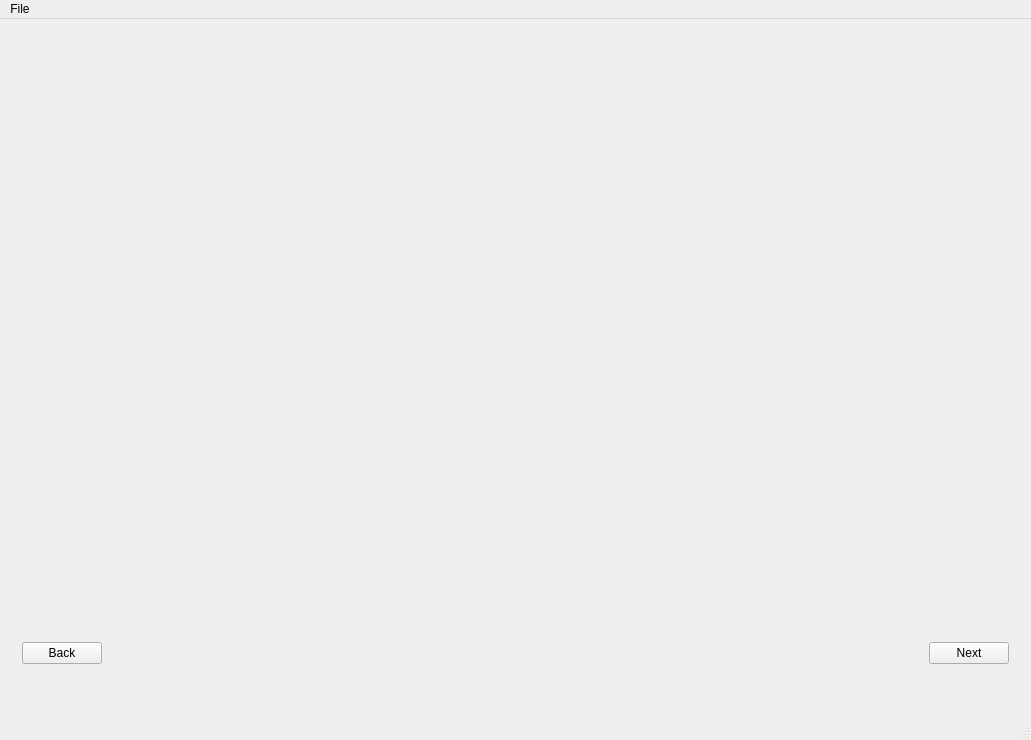
<?xml version="1.0" encoding="UTF-8"?>
<ui version="4.0">
 <class>MainWindow</class>
 <widget class="QMainWindow" name="MainWindow">
  <property name="geometry">
   <rect>
    <x>0</x>
    <y>0</y>
    <width>1031</width>
    <height>740</height>
   </rect>
  </property>
  <property name="windowTitle">
   <string>OneArmPhaseTwoStudy_GUI</string>
  </property>
  <widget class="QWidget" name="centralWidget">
   <layout class="QVBoxLayout" name="verticalLayout_3">
    <item>
     <widget class="NewStudyFirstPage" name="w_newSturyFirstPage" native="true"/>
    </item>
    <item>
     <widget class="DesignPage" name="w_SolutionStrategie" native="true"/>
    </item>
    <item>
     <widget class="NewStudyOverviewPage" name="w_Overview" native="true"/>
    </item>
    <item>
     <widget class="StudyProgressPage" name="w_studyProgress" native="true"/>
    </item>
    <item>
     <widget class="StudyEvaluationPage" name="w_studyResults" native="true"/>
    </item>
    <item>
     <widget class="QWidget" name="w_WindowBottom" native="true">
      <layout class="QGridLayout" name="gridLayout_6">
       <item row="1" column="1">
        <spacer name="horizontalSpacer">
         <property name="orientation">
          <enum>Qt::Horizontal</enum>
         </property>
         <property name="sizeHint" stdset="0">
          <size>
           <width>40</width>
           <height>20</height>
          </size>
         </property>
        </spacer>
       </item>
       <item row="1" column="2">
        <widget class="QPushButton" name="pB_Next">
         <property name="text">
          <string>Next</string>
         </property>
        </widget>
       </item>
       <item row="1" column="0">
        <widget class="QPushButton" name="pB_Back">
         <property name="text">
          <string>Back</string>
         </property>
        </widget>
       </item>
      </layout>
     </widget>
    </item>
   </layout>
  </widget>
  <widget class="QMenuBar" name="menuBar">
   <property name="geometry">
    <rect>
     <x>0</x>
     <y>0</y>
     <width>1031</width>
     <height>21</height>
    </rect>
   </property>
   <widget class="QMenu" name="menuDatei">
    <property name="title">
     <string>File</string>
    </property>
    <addaction name="separator"/>
    <addaction name="actionCreate_new_Study"/>
    <addaction name="actionSave_Study"/>
    <addaction name="actionSave_as"/>
    <addaction name="actionOpen_existing_Study"/>
    <addaction name="actionQuit"/>
   </widget>
   <addaction name="menuDatei"/>
  </widget>
  <widget class="QStatusBar" name="statusBar"/>
  <action name="actionCreate_new_Study">
   <property name="text">
    <string>Create new study</string>
   </property>
  </action>
  <action name="actionOpen_existing_Study">
   <property name="text">
    <string>Open existing study</string>
   </property>
  </action>
  <action name="actionSave_Study">
   <property name="enabled">
    <bool>false</bool>
   </property>
   <property name="text">
    <string>Save</string>
   </property>
  </action>
  <action name="actionShow_Details">
   <property name="enabled">
    <bool>false</bool>
   </property>
   <property name="text">
    <string>Show Details</string>
   </property>
  </action>
  <action name="actionQuit">
   <property name="text">
    <string>Quit</string>
   </property>
  </action>
  <action name="actionSave_as">
   <property name="enabled">
    <bool>false</bool>
   </property>
   <property name="text">
    <string>Save as</string>
   </property>
  </action>
 </widget>
 <layoutdefault spacing="6" margin="11"/>
 <customwidgets>
  <customwidget>
   <class>NewStudyFirstPage</class>
   <extends>QWidget</extends>
   <header location="global">newstudyfirstpage.h</header>
   <container>1</container>
  </customwidget>
  <customwidget>
   <class>NewStudyOverviewPage</class>
   <extends>QWidget</extends>
   <header location="global">newstudyoverview.h</header>
   <container>1</container>
  </customwidget>
  <customwidget>
   <class>StudyProgressPage</class>
   <extends>QWidget</extends>
   <header location="global">studyprogresspage.h</header>
   <container>1</container>
  </customwidget>
  <customwidget>
   <class>StudyEvaluationPage</class>
   <extends>QWidget</extends>
   <header location="global">studyevaluationpage.h</header>
   <container>1</container>
  </customwidget>
  <customwidget>
   <class>DesignPage</class>
   <extends>QWidget</extends>
   <header location="global">designpage.h</header>
   <container>1</container>
  </customwidget>
 </customwidgets>
 <resources/>
 <connections/>
</ui>
